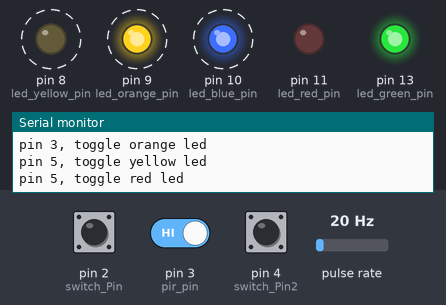
Recording of a sketch running on a simulated Arduino Uno, built with avr-gcc and run on an emulated ATmega328P. On the bench: output pins drawn as LEDs (lit = HIGH), the last lines printed to the serial monitor. Wiring (inferred from the names in the program): pulse sensor: data pin 5. Dashed ring = blinking. Inputs (shaded band) come from the test bench; at power-on: pulse rate 20 Hz, pin 3 (pir_pin) HIGH, pin 2 (switch_Pin) HIGH, pin 4 (switch_Pin2) HIGH.

Above: at 1.2 s.
1.3 s: pulse rate (sensor on pin 5) set to 4 Hz
At 1.88 s:
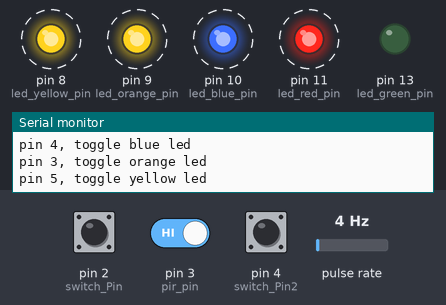
At 2.63 s:
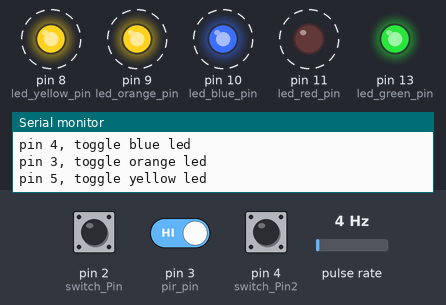
4.3 s: pulse rate (sensor on pin 5) set to 196 Hz
At 7.1 s:
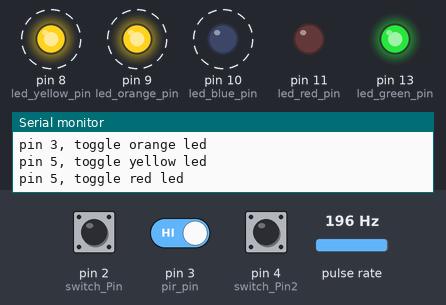
7.3 s: pin 3 (pir_pin) driven LOW
At 10.2 s:
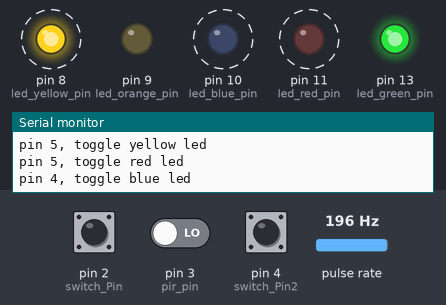
10.3 s: pin 2 (switch_Pin) pulled LOW for 0.15 s
13.4 s: pin 4 (switch_Pin2) pulled LOW for 0.15 s
16.5 s: pin 2 (switch_Pin) pulled LOW for 1 s
Timing chart, 0 to 34.8 s (numbered marks = the images above; inputs shaded):
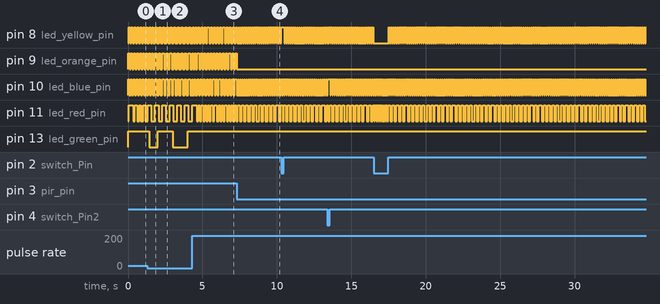

Measured:
- after the input at 1.3 s, pin 13 (led_green_pin): HIGH → LOW after 0.13 s, → HIGH 0.57 s later, → LOW 1.0 s later, → HIGH 1.0 s later
- after the input at 4.3 s, pin 13 (led_green_pin): stays HIGH (without the input it goes to LOW after 0.70 s)
- after the input at 7.3 s, pin 8 (led_yellow_pin): alternates HIGH for 0.05 s and LOW for 0.05 s, starting after 0.18 s; pin 9 (led_orange_pin): goes on until 7.3 s, then stays LOW; pin 10 (led_blue_pin): alternates HIGH for 0.05 s and LOW for 0.07 s, starting after 0.15 s
- by itself, pin 8 (led_yellow_pin), pin 9 (led_orange_pin), pin 10 (led_blue_pin): alternates HIGH for 0.11 s and LOW for 0.11 s

The sketch:

grand_densor_jofo1.ino
```cpp
// sensor pins
const uint8_t pir_pin = PD3;
const uint8_t switch_Pin = PD2;
const uint8_t pir_pin2 = PD5;
const uint8_t switch_Pin2 = PD4;

// timer green led pin
const uint8_t led_green_pin = PB5;

// led pins
const uint8_t led_red_pin = PB3;
const uint8_t led_blue_pin = PB2;
const uint8_t led_orange_pin = PB1;
const uint8_t led_yellow_pin = PB0;

const uint16_t tl_load = 0;
const uint16_t tl_comp = 62500;

void setup()
{
  DDRB = B00101111;
  PORTD = B00111100;

  PCICR = 0b00000101;
  PCMSK2 = 0b00111100;

  Serial.begin(9600);

  startTimer();
}

void loop()
{
  // one second delay for testing interrupt
  delay(1000);
}

ISR(PCINT2_vect) {

  // if pin 5, toggle red led
  if (PIND & B00100000) {
    Serial.println("pin 5, toggle red led ");

    PORTB ^= (1 << led_red_pin);
  }

  // if pin 4, toggle blue led
  if (PIND & B00010000) {
    Serial.println("pin 4, toggle blue led ");
    PORTB ^= (1 << led_blue_pin);
  }

  // if pin 3, toggle orange led
  if (PIND & B00001000) {
    Serial.println("pin 3, toggle orange led ");
    PORTB ^= (1 << led_orange_pin);
  }

  // if pin 5, toggle yellow led
  if (PIND & B00000100) {
    Serial.println("pin 5, toggle yellow led ");
    PORTB ^= (1 << led_yellow_pin);
  }
}

void startTimer(){

  noInterrupts();

  TCCR1A = 0;

  TCCR1B &= ~(1 << WGM13);
  TCCR1B |= (1 << WGM12);


  // set prescaler of 256
  TCCR1B |= (1 << CS12);
  TCCR1B &= ~(1 << CS11);
  TCCR1B &= ~(1 << CS10);

  TCNT1 = tl_load;
  OCR1A = tl_comp;

  TIMSK1 = (1 << OCIE1A);

  interrupts();
}

// set incrementor for timer print to monitor
int i = 1;

// toggle green led every timer cycle (62500)
ISR(TIMER1_COMPA_vect){
  Serial.print("timer cycle: ");
  Serial.println(i);
  i++;

  PORTB ^= (1 << led_green_pin);
}
```
